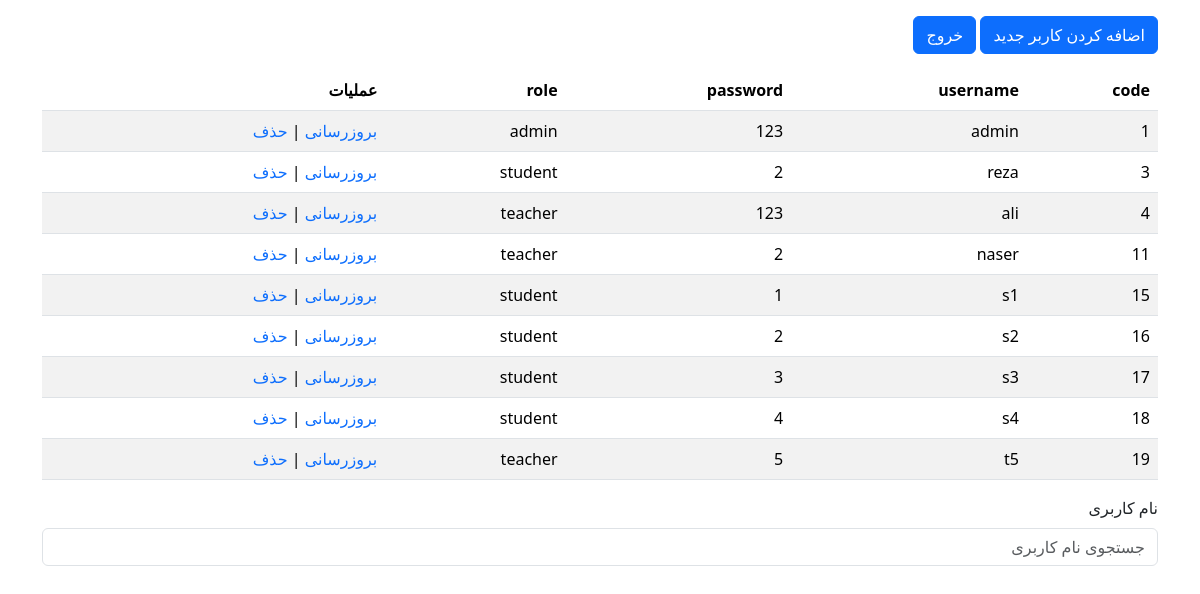
The app's page /admin/user-list.php (signed in) with its own data.
### tables this page shows
CREATE TABLE `user` (
  `user_code` int(11) NOT NULL,
  `username` varchar(50) NOT NULL,
  `password` varchar(50) NOT NULL,
  `role` varchar(50) NOT NULL
);

### admin/user-list.php (the view, shortened to what this page needs)
<!doctype html>
<html lang="en">
<head>
    <link rel="stylesheet" href="../assets/bootstrap-5.3.3-dist/css/bootstrap.rtl.min.css">
    <link rel="stylesheet" href="../assets/style.css">
</head>
<body>
<div class="container">
    <?php
    $user = $_SESSION["user_logged"];
    if($user["role"]  == "student"){
        ?>
        <div class="alert alert-danger" role="alert">
           شما مجوز ورود به این صفحه را ندارید .
            <a href="../login.html" class="alert-link">صفحه ی ورود</a>
        </div>
    <?php
    }
else{
    ?>
    <div class="mb-3 mt-3">
        <a href="user-managment-adduser.php" class="btn btn-primary">اضافه کردن کاربر جدید</a>
        <a href="../logout.php" class="btn btn-primary">خروج</a>
    </div>
    <table class="table table-striped">
        <thead>
        <tr>
            <th scope="col">code</th>
            <th scope="col">username</th>
            <th scope="col">password</th>
            <th scope="col">role</th>
            <th scope="col">عملیات</th>
        </tr>
        </thead>
        <tbody>
        <?php
        $conn = (new my_database())->connection_database;
        if (isset($_GET["username"])) {
            $search_username = $_GET["username"];
            $sql = "SELECT * FROM `user` WHERE `username` LIKE '%$search_username%'";
        } else {
            $sql = "SELECT * FROM `user`";
        }
        $result = $conn->query($sql);
        if ($result->num_rows > 0) {
            while ($row = $result->fetch_assoc()) {
                $user_code = $row["user_code"];
                echo " <tr>
        <td >" . $row["user_code"] . "</td>
        <td>" . $row["username"] . "</td>
        <td>" . $row["password"] . "</td>
        <td>" . $row["role"] . "</td>
        <td>
        <a href=\"user-managment-update.php?user_code=$user_code\">
        بروزرسانی
        </a>
        |
        <a href=\"user-managment-delete.php?user_code=$user_code\" class=''>
        حذف
        </a>
</td>
    </tr>";
            }
        } else {
            echo "0 results";
        }
        ?>
        </tbody>
    </table>
    <form action="" method="get">
        <div class="mb-3 mt-3">
            <label for="username" class="form-label">نام کاربری</label>
            <input type="search" class="form-control" id="username" placeholder="جستجوی نام کاربری" name="username"
                   value="">
        </div>
    </form>
    <?php
}
    ?>
</div>
</body>
</html>

### assets/style.css (style rules this page uses)
body { direction: rtl; }
a { text-decoration: none; }

### records on screen
user: user_code "1", username "admin", password "123", role "admin"
user: user_code "3", username "reza", password "2", role "student"
user: user_code "4", username "ali", password "123", role "teacher"
user: user_code "11", username "naser", password "2", role "teacher"
user: user_code "15", username "s1", password "1", role "student"
user: user_code "16", username "s2", password "2", role "student"
user: user_code "17", username "s3", password "3", role "student"
user: user_code "18", username "s4", password "4", role "student"
user: user_code "19", username "t5", password "5", role "teacher"
